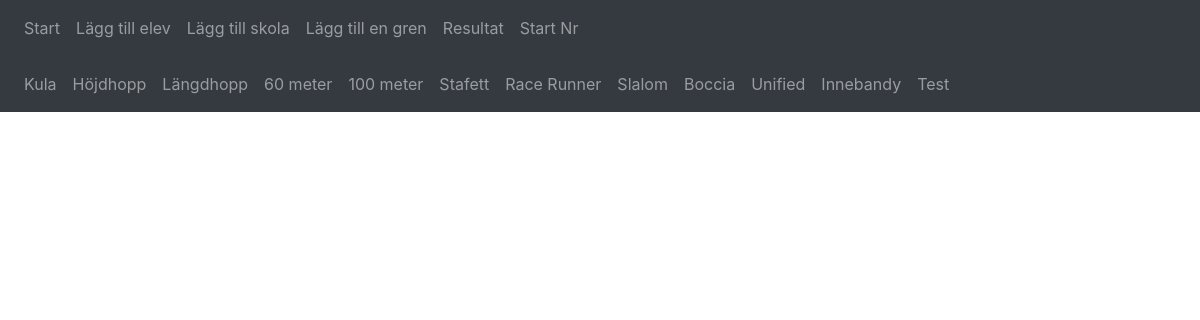
/actionteam.php, run on the app's committed database.
### tables this page shows
CREATE TABLE `branchHeader` (
  `id` int(11) NOT NULL,
  `sortNr` int(11) NOT NULL,
  `branch` text NOT NULL
);

### actionteam.php (called while the page is built, shortened)
<?php
require 'header.php';
require 'resnavbar.php';
?>

### resnavbar.php (the view)
<?php
$query1 = "SELECT * FROM branchHeader ORDER BY sortNr ASC";
$result1 = $mysqli->query ($query1);
echo $nl.'<nav class="navbar navbar-expand-sm bg-dark navbar-dark">'.$nl;
    echo $tab.'<ul class="navbar-nav">'.$nl;
        while ($row = $result1->fetch_assoc()) {
            echo $tab.$tab.'<li class="nav-item">'.$nl;
            if ($row['branch'] === 'Prova på') {
                echo $tab.$tab.$tab.''.$nl;
            }
            else {
                $replaceB = str_replace(' ', '%20', $row["branch"]);
                echo $tab.$tab.$tab.'<a class="nav-link" href="result.php?branch='.$replaceB.'">'.$row["branch"].'</a>'.$nl;
            }
            echo $tab.$tab.'</li>'.$nl;
        }
    echo $tab.'</ul>'.$nl;
echo '</nav>';
?>

### includes/mall.css (style rules this page uses)
body { margin: 0; padding: 0; }

### data on the page
branchheader: branch "Kula"
branchheader: branch "Höjdhopp"
branchheader: branch "Längdhopp"
branchheader: branch "60 meter"
branchheader: branch "100 meter"
branchheader: branch "Stafett"
branchheader: branch "Race Runner"
branchheader: branch "Slalom"
branchheader: branch "Boccia"
branchheader: branch "Unified"
branchheader: branch "Innebandy"
branchheader: branch "Test"
